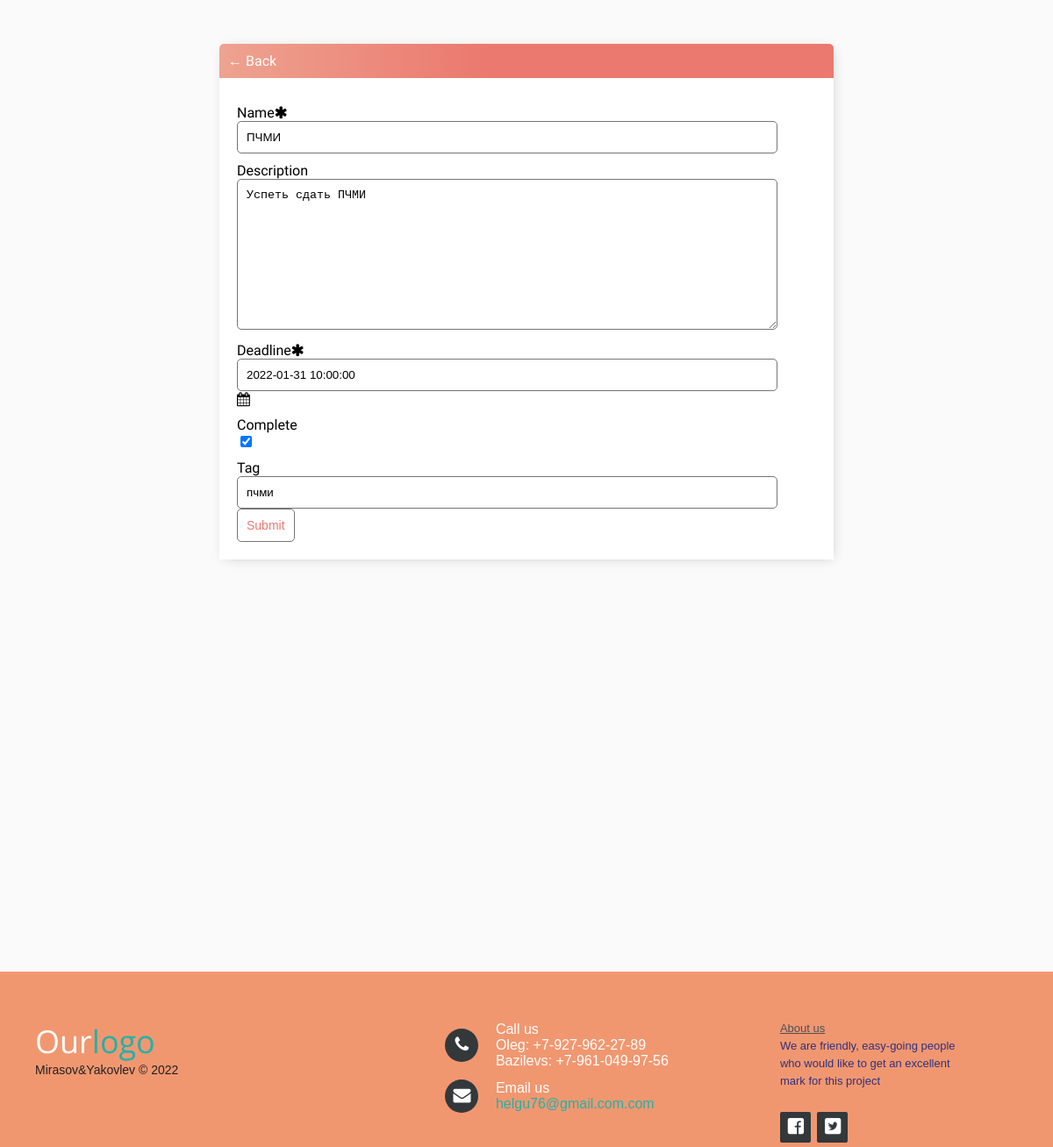
Page /task-update/40/ (signed in) on the committed database.
### main/models.py (models this page shows, shortened)
class Task(models.Model):
    user = models.ForeignKey(User, on_delete=models.CASCADE, null=True, blank=True)
    title = models.CharField('Name', max_length=100)
    description = models.TextField('Description', null=True, blank=True)
    created = models.DateTimeField(auto_now_add=True)
    deadline = models.DateTimeField(auto_now_add=False, editable=True)
    complete = models.BooleanField(default=False)
    tag = models.CharField('Tag', null=True, blank=True, max_length=50)
    class Meta:
        verbose_name = 'Задача'
        verbose_name_plural = 'Задачи'
        order_with_respect_to = 'user'

### main/views.py (the view)
# urls.py: path('task-update/<int:pk>/', TaskUpdate.as_view(), name='task-update'),
class TaskUpdate(LoginRequiredMixin, UpdateView):
    model = Task
    fields = {'title', 'description', 'complete', 'deadline', 'tag'}
    success_url = reverse_lazy('tasks')

### main/templates/main/task_form.html (shortened to what this page needs)
{% extends 'main/base.html' %}
{% block content1 %}
{% load deadlines %}
<html lang="ru">
<head>
    <link href="https://stackpath.bootstrapcdn.com/font-awesome/4.7.0/css/font-awesome.min.css" rel="stylesheet"
>
    <link rel="stylesheet"
          href="https://cdnjs.cloudflare.com/ajax/libs/tempusdominus-bootstrap-4/5.1.2/css/tempusdominus-bootstrap-4.min.css"
/>
</head>
<div class="header-bar">
    <a href="{{request.META.HTTP_REFERER}}">&#8592; Back</a>
</div>
<div class="card-body">
    <form method="POST" action="" autocomplete="off">
        <label>{{form.title.label}}<i class="fa fa-asterisk" aria-hidden="true"></i></label>
        {{form.title}}
        <label>{{form.description.label}}</label>
        {{form.description}}
        <div class="input-group date" id="datetimepicker1" data-target-input="nearest" >
            <label>{{form.deadline.label}}<i class="fa fa-asterisk" aria-hidden="true"></i>
</label>
            {{ form.deadline }}
            <div class="input-group-append" data-target="#datetimepicker1" data-toggle="datetimepicker" >
                <div class="input-group-text"><i class="fa fa-calendar"></i></div>
            </div>
        </div>
        <label>{{form.complete.label}}</label>
        {{form.complete}}
        <label>{{form.tag.label}}</label>
        {{form.tag}}
        <input class="button" type="submit" value="Submit">
    </form>
</div>
{% endblock content1 %}

### main/static/css/calendar.css (style rules this page uses)
.date { font-size: 16px; }
a { color: #17a2b8; }

### main/static/css/stylesheet.css (style rules this page uses)
body { background-color: #FAFAFA; height: 100%; margin: 0 auto; font-family: 'DotGothic16', sans-serif; padding-top: 50px; margin-bottom: 100px; }
h1, h2, h3, h4, h5, h6, { font-family: 'DotGothic16', sans-serif; }
a, p { color: #4b5156 }
.header-bar { display: flex; justify-content: space-between; color: #fff; padding: 10px; border-radius: 5px 5px 0 0; background: linear-gradient(90deg, #EEA390 0%, #EB796F 43%, #EB796F 100%); }
.header-bar a { color: #fff; text-decoration: none; }
input[type=text], input[type=password], textarea { border: 1px solid #757575; border-radius: 5px; padding: 10px; width: 90%; }
label { padding-top: 10px !important; display: block; }
::placeholder { font-weight: 300; opacity: 0.5; }
.button { border: 1px solid #757575; background-color: #FFF; color: #EB796F; padding: 10px; font-size: 14px; border-radius: 5px; cursor: pointer; text-decoration: none; }
.card-body { padding: 20px; height: auto; margin-bottom: 0px; }

### rows in the picture
Task: title "ПЧМИ", description "Успеть сдать ПЧМИ", deadline "2022-01-31 10:00:00", complete "☑", tag "пчми"
